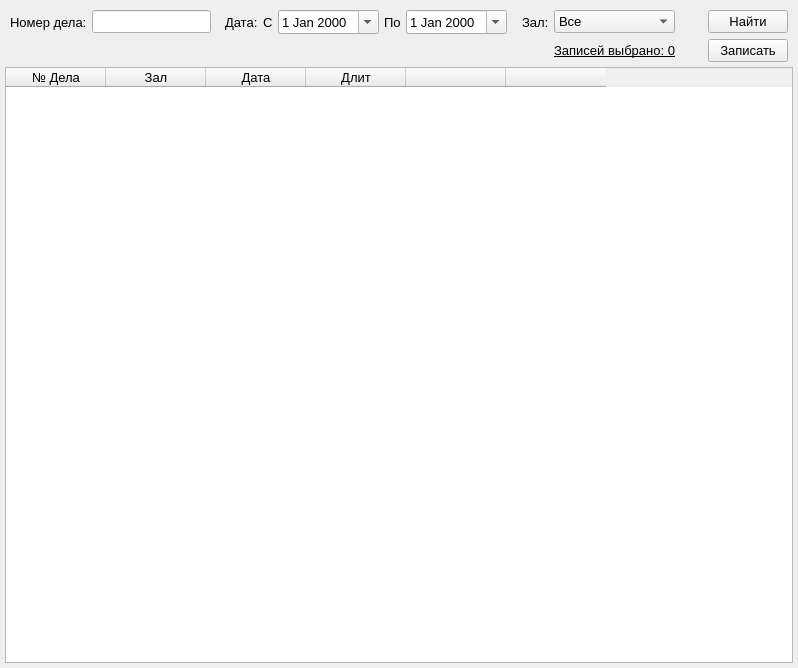
<?xml version="1.0" encoding="UTF-8"?>
<ui version="4.0">
 <class>MainWindow</class>
 <widget class="QMainWindow" name="MainWindow">
  <property name="geometry">
   <rect>
    <x>0</x>
    <y>0</y>
    <width>798</width>
    <height>668</height>
   </rect>
  </property>
  <property name="windowTitle">
   <string>Поиск по делу</string>
  </property>
  <widget class="QWidget" name="centralwidget">
   <layout class="QVBoxLayout" name="verticalLayout">
    <property name="spacing">
     <number>5</number>
    </property>
    <property name="leftMargin">
     <number>5</number>
    </property>
    <property name="topMargin">
     <number>5</number>
    </property>
    <property name="rightMargin">
     <number>5</number>
    </property>
    <property name="bottomMargin">
     <number>5</number>
    </property>
    <item>
     <layout class="QGridLayout" name="gridLayout">
      <property name="leftMargin">
       <number>5</number>
      </property>
      <property name="topMargin">
       <number>5</number>
      </property>
      <property name="rightMargin">
       <number>5</number>
      </property>
      <property name="bottomMargin">
       <number>0</number>
      </property>
      <property name="spacing">
       <number>5</number>
      </property>
      <item row="0" column="0">
       <widget class="QLabel" name="label_case">
        <property name="font">
         <font>
          <pointsize>10</pointsize>
         </font>
        </property>
        <property name="text">
         <string>Номер дела:</string>
        </property>
       </widget>
      </item>
      <item row="0" column="8">
       <spacer name="horizontalSpacer_2">
        <property name="orientation">
         <enum>Qt::Horizontal</enum>
        </property>
        <property name="sizeType">
         <enum>QSizePolicy::Preferred</enum>
        </property>
        <property name="sizeHint" stdset="0">
         <size>
          <width>15</width>
          <height>20</height>
         </size>
        </property>
       </spacer>
      </item>
      <item row="0" column="10">
       <widget class="QComboBox" name="comboBox">
        <property name="sizePolicy">
         <sizepolicy hsizetype="Expanding" vsizetype="Fixed">
          <horstretch>0</horstretch>
          <verstretch>0</verstretch>
         </sizepolicy>
        </property>
        <property name="minimumSize">
         <size>
          <width>60</width>
          <height>22</height>
         </size>
        </property>
        <property name="font">
         <font>
          <pointsize>10</pointsize>
         </font>
        </property>
        <item>
         <property name="text">
          <string>Все</string>
         </property>
        </item>
       </widget>
      </item>
      <item row="0" column="6">
       <widget class="QLabel" name="label_date_to">
        <property name="font">
         <font>
          <pointsize>10</pointsize>
         </font>
        </property>
        <property name="text">
         <string>По</string>
        </property>
       </widget>
      </item>
      <item row="0" column="9">
       <widget class="QLabel" name="label">
        <property name="font">
         <font>
          <pointsize>10</pointsize>
         </font>
        </property>
        <property name="text">
         <string>Зал:</string>
        </property>
       </widget>
      </item>
      <item row="0" column="3">
       <widget class="QLabel" name="label_date">
        <property name="font">
         <font>
          <pointsize>10</pointsize>
         </font>
        </property>
        <property name="text">
         <string>Дата:</string>
        </property>
       </widget>
      </item>
      <item row="0" column="11">
       <spacer name="horizontalSpacer">
        <property name="orientation">
         <enum>Qt::Horizontal</enum>
        </property>
        <property name="sizeType">
         <enum>QSizePolicy::Preferred</enum>
        </property>
        <property name="sizeHint" stdset="0">
         <size>
          <width>34</width>
          <height>20</height>
         </size>
        </property>
       </spacer>
      </item>
      <item row="2" column="13">
       <widget class="QPushButton" name="pushButton_burn">
        <property name="font">
         <font>
          <pointsize>10</pointsize>
         </font>
        </property>
        <property name="text">
         <string>Записать</string>
        </property>
       </widget>
      </item>
      <item row="0" column="1">
       <widget class="QLineEdit" name="lineEdit_case">
        <property name="font">
         <font>
          <pointsize>10</pointsize>
         </font>
        </property>
       </widget>
      </item>
      <item row="0" column="4">
       <widget class="QLabel" name="label_date_from">
        <property name="font">
         <font>
          <pointsize>10</pointsize>
         </font>
        </property>
        <property name="text">
         <string>C</string>
        </property>
       </widget>
      </item>
      <item row="0" column="7">
       <widget class="QDateEdit" name="dateEdit_to">
        <property name="font">
         <font>
          <pointsize>10</pointsize>
         </font>
        </property>
        <property name="calendarPopup">
         <bool>true</bool>
        </property>
       </widget>
      </item>
      <item row="0" column="13">
       <widget class="QPushButton" name="pushButton_search">
        <property name="font">
         <font>
          <pointsize>10</pointsize>
         </font>
        </property>
        <property name="text">
         <string>Найти</string>
        </property>
       </widget>
      </item>
      <item row="0" column="2">
       <spacer name="horizontalSpacer_3">
        <property name="orientation">
         <enum>Qt::Horizontal</enum>
        </property>
        <property name="sizeType">
         <enum>QSizePolicy::Preferred</enum>
        </property>
        <property name="sizeHint" stdset="0">
         <size>
          <width>15</width>
          <height>20</height>
         </size>
        </property>
       </spacer>
      </item>
      <item row="0" column="5">
       <widget class="QDateEdit" name="dateEdit_from">
        <property name="font">
         <font>
          <pointsize>10</pointsize>
         </font>
        </property>
        <property name="calendarPopup">
         <bool>true</bool>
        </property>
       </widget>
      </item>
      <item row="2" column="10">
       <widget class="QLabel" name="label_cases_to_burn">
        <property name="font">
         <font>
          <pointsize>10</pointsize>
          <underline>true</underline>
         </font>
        </property>
        <property name="cursor">
         <cursorShape>PointingHandCursor</cursorShape>
        </property>
        <property name="text">
         <string>Записей выбрано: 0</string>
        </property>
        <property name="alignment">
         <set>Qt::AlignRight|Qt::AlignTrailing|Qt::AlignVCenter</set>
        </property>
       </widget>
      </item>
     </layout>
    </item>
    <item>
     <widget class="QTableWidget" name="tableWidget_caselist">
      <property name="defaultDropAction">
       <enum>Qt::IgnoreAction</enum>
      </property>
      <property name="alternatingRowColors">
       <bool>true</bool>
      </property>
      <property name="selectionMode">
       <enum>QAbstractItemView::NoSelection</enum>
      </property>
      <attribute name="horizontalHeaderVisible">
       <bool>true</bool>
      </attribute>
      <attribute name="verticalHeaderVisible">
       <bool>false</bool>
      </attribute>
      <column>
       <property name="text">
        <string>№ Дела</string>
       </property>
       <property name="font">
        <font>
         <pointsize>10</pointsize>
        </font>
       </property>
      </column>
      <column>
       <property name="text">
        <string>Зал</string>
       </property>
       <property name="font">
        <font>
         <pointsize>10</pointsize>
        </font>
       </property>
       <property name="textAlignment">
        <set>AlignCenter</set>
       </property>
      </column>
      <column>
       <property name="text">
        <string>Дата</string>
       </property>
       <property name="font">
        <font>
         <pointsize>10</pointsize>
        </font>
       </property>
       <property name="textAlignment">
        <set>AlignCenter</set>
       </property>
      </column>
      <column>
       <property name="text">
        <string>Длит</string>
       </property>
       <property name="font">
        <font>
         <pointsize>10</pointsize>
        </font>
       </property>
       <property name="textAlignment">
        <set>AlignCenter</set>
       </property>
      </column>
      <column>
       <property name="text">
        <string> </string>
       </property>
       <property name="font">
        <font>
         <pointsize>10</pointsize>
        </font>
       </property>
      </column>
      <column>
       <property name="text">
        <string> </string>
       </property>
       <property name="font">
        <font>
         <pointsize>10</pointsize>
        </font>
       </property>
      </column>
     </widget>
    </item>
   </layout>
  </widget>
 </widget>
 <resources/>
 <connections/>
</ui>
